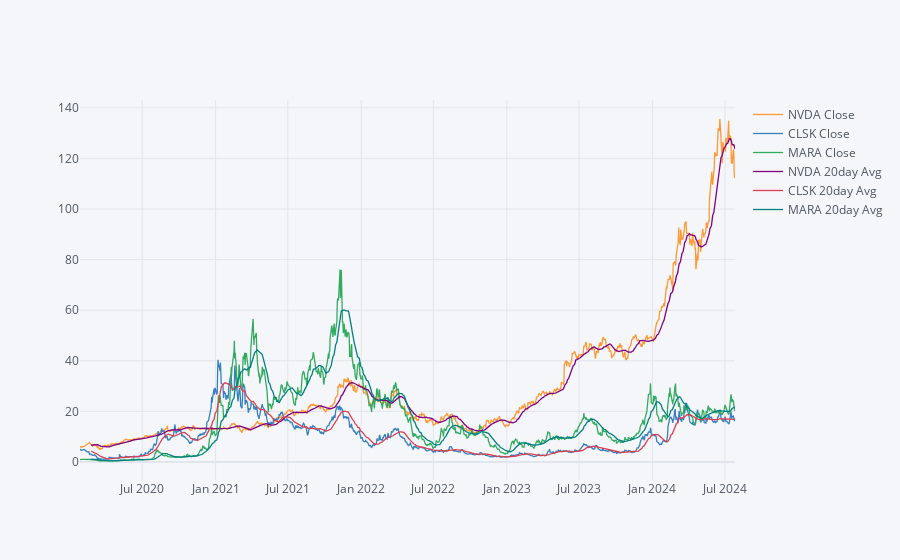

Notebook code for this chart:
### Code cell
window=20
stocks['NVDA','Rolling AVG']=NVDA['Close'].rolling(window).mean()
stocks['CLSK','Rolling AVG']=CLSK['Close'].rolling(window).mean()
stocks['MARA','Rolling AVG']=MARA['Close'].rolling(window).mean()

pd.concat([NVDA['Close'],CLSK['Close'],MARA['Close'],
           stocks['NVDA','Rolling AVG'],stocks['CLSK','Rolling AVG'],stocks['MARA','Rolling AVG']],axis=1,
          keys=('NVDA Close','CLSK Close','MARA Close',
                f'NVDA {window}day Avg',f'CLSK {window}day Avg',f'MARA {window}day Avg')).iplot()

### Figure 1 — Plotly figure (JSON) as saved in the notebook; plotly's stock layout.template omitted (floating-point values rounded to 4 significant figures; data arrays with more than 128 entries replaced by an {"elided": "..."} marker saying what was removed)
{"data": [{"line": {"color": "rgba(255, 153, 51, 1.0)", "dash": "solid", "shape": "linear", "width": 1.3}, "mode": "lines", "name": "NVDA Close", "text": "", "type": "scatter", "x": {"elided": "1133 str values"}, "y": {"elided": "1133 float values"}}, {"line": {"color": "rgba(55, 128, 191, 1.0)", "dash": "solid", "shape": "linear", "width": 1.3}, "mode": "lines", "name": "CLSK Close", "text": "", "type": "scatter", "x": {"elided": "1133 str values"}, "y": {"elided": "1133 float values"}}, {"line": {"color": "rgba(50, 171, 96, 1.0)", "dash": "solid", "shape": "linear", "width": 1.3}, "mode": "lines", "name": "MARA Close", "text": "", "type": "scatter", "x": {"elided": "1133 str values"}, "y": {"elided": "1133 float values"}}, {"line": {"color": "rgba(128, 0, 128, 1.0)", "dash": "solid", "shape": "linear", "width": 1.3}, "mode": "lines", "name": "NVDA 20day Avg", "text": "", "type": "scatter", "x": {"elided": "1133 str values"}, "y": {"elided": "1133 mixed values"}}, {"line": {"color": "rgba(219, 64, 82, 1.0)", "dash": "solid", "shape": "linear", "width": 1.3}, "mode": "lines", "name": "CLSK 20day Avg", "text": "", "type": "scatter", "x": {"elided": "1133 str values"}, "y": {"elided": "1133 mixed values"}}, {"line": {"color": "rgba(0, 128, 128, 1.0)", "dash": "solid", "shape": "linear", "width": 1.3}, "mode": "lines", "name": "MARA 20day Avg", "text": "", "type": "scatter", "x": {"elided": "1133 str values"}, "y": {"elided": "1133 mixed values"}}], "layout": {"legend": {"bgcolor": "#F5F6F9", "font": {"color": "#4D5663"}}, "paper_bgcolor": "#F5F6F9", "plot_bgcolor": "#F5F6F9", "title": {"font": {"color": "#4D5663"}}, "xaxis": {"gridcolor": "#E1E5ED", "showgrid": true, "tickfont": {"color": "#4D5663"}, "title": {"font": {"color": "#4D5663"}, "text": ""}, "zerolinecolor": "#E1E5ED"}, "yaxis": {"gridcolor": "#E1E5ED", "showgrid": true, "tickfont": {"color": "#4D5663"}, "title": {"font": {"color": "#4D5663"}, "text": ""}, "zerolinecolor": "#E1E5ED"}}}
